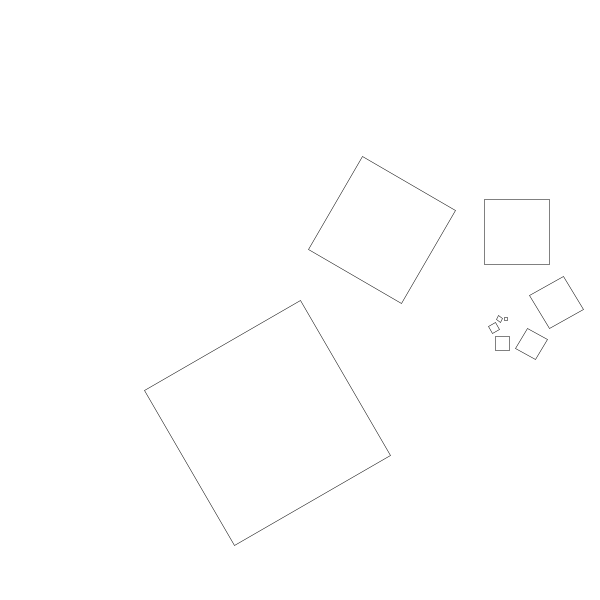
Frame 1 (no input)
Frame 60 (the mouse pressed at the canvas centre just before this capture): identical to frame 1, image omitted
Frame 120 (the mouse held since frame 60 and released just before this capture): identical to frame 1, image omitted

The Processing sketch that drew this single still picture (run headless with seeded random() and noise(); from frame 60 on, the mouse is pressed at the canvas centre):

// Processing sketch: sketch_190428a
// ── sketch_190428a.pde
 float l;
 
void setup(){
  size(600, 600);
  background(255);
  strokeWeight(2);
  translate(width/2, height);
  l = 300;
  branch(l);
}

void draw(){
  l --;
  if (l < 200){
    l = 300;
  };
  
}

void branch(float len){
  strokeWeight(0.5);
  rect(0,0,len,len);
  //line(0,0,0,-len);
  translate(0,-len);
  len *= .6;
  if(len > 2){
    pushMatrix();
    rotate(radians(60));
    branch(len);
    popMatrix();
  }

}
